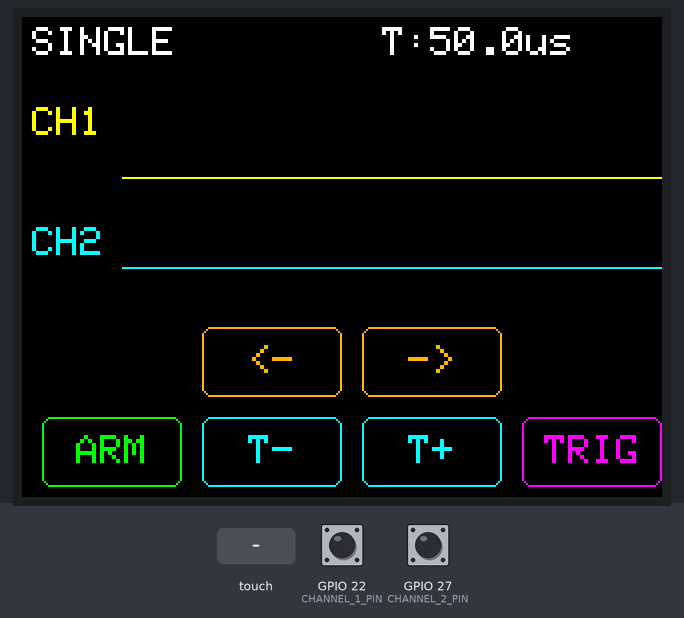
Recording of a sketch running on a simulated ESP32. On the bench: 320×240 colour display. Inputs (shaded band) come from the test bench; at power-on: GPIO 22 (CHANNEL_1_PIN) HIGH, GPIO 27 (CHANNEL_2_PIN) HIGH.

Above: at 1.4 s.
1.5 s: screen touched at 62 % across, 70 % down
3.0 s: screen touched at 13 % across, 90 % down
At 4.1 s:
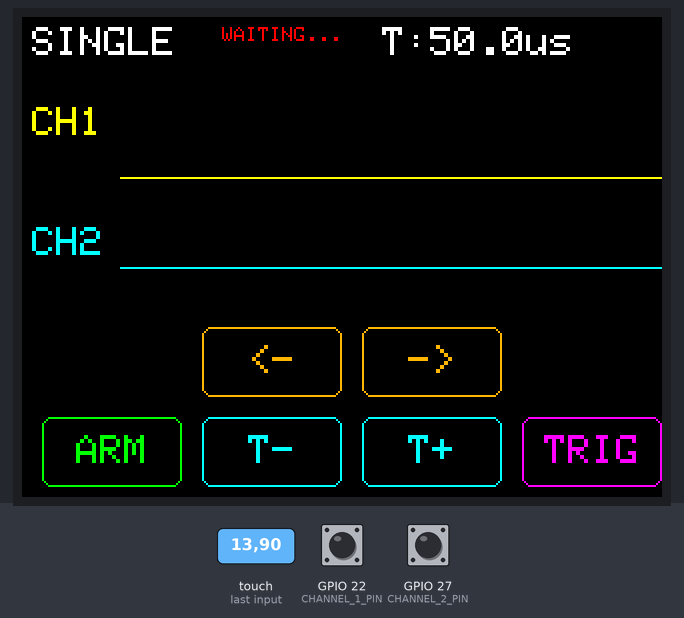
4.5 s: screen touched at 87 % across, 90 % down
At 7.2 s:
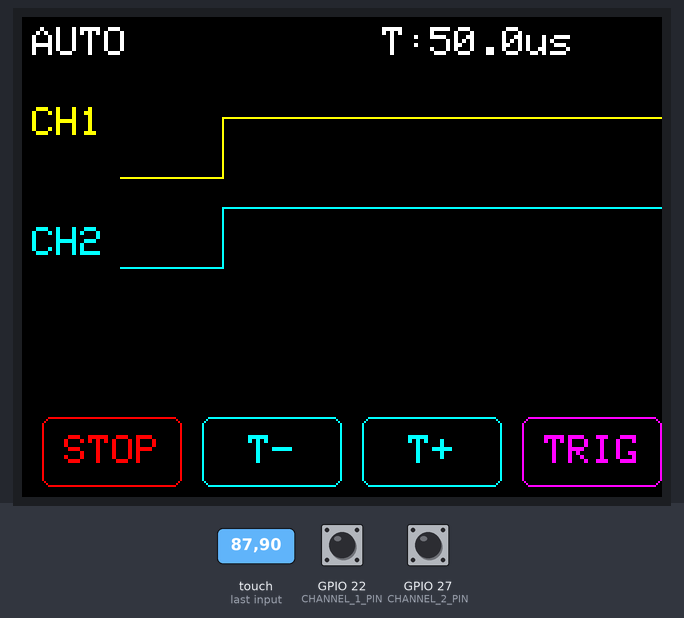
7.5 s: screen touched at 13 % across, 90 % down
At 8.7 s:
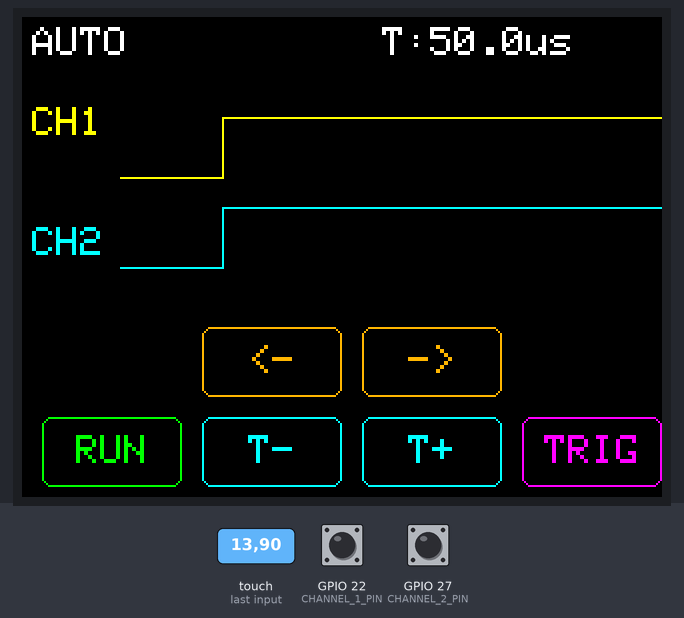
9.0 s: screen touched at 87 % across, 90 % down
At 10.2 s:
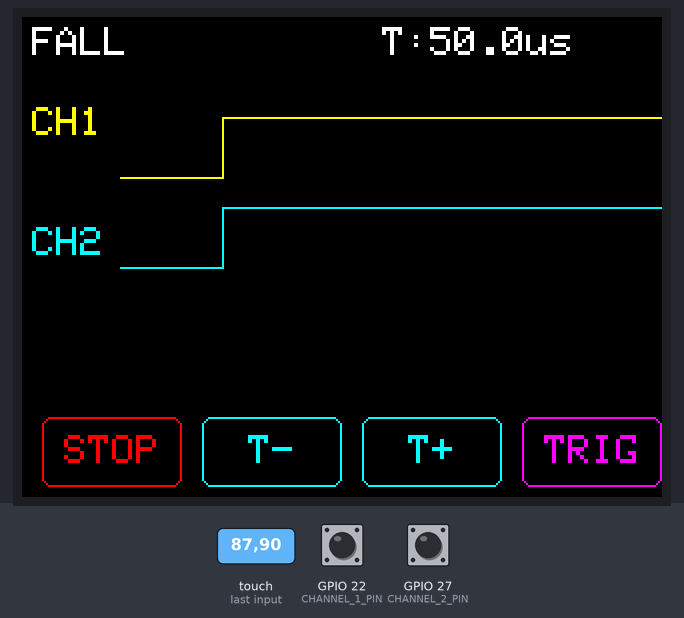
10.5 s: screen touched at 87 % across, 90 % down
At 10.9 s:
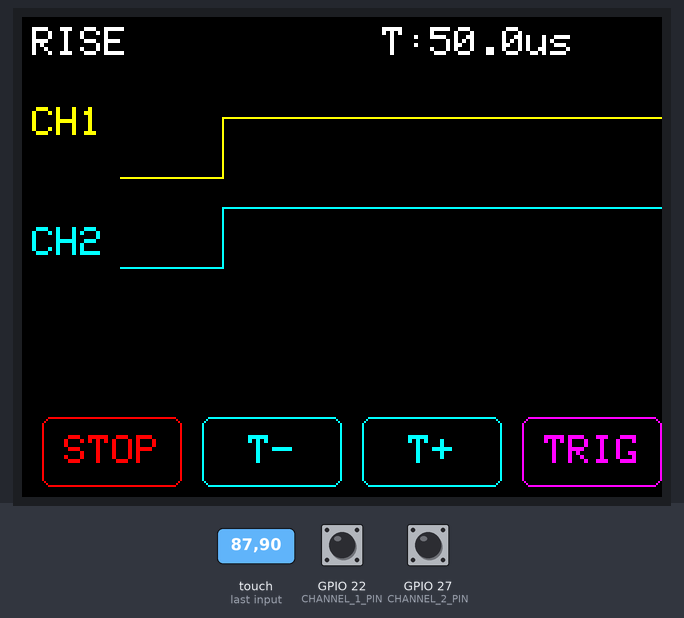
Timing chart, 0 to 13.1 s (numbered marks = the images above; inputs shaded):
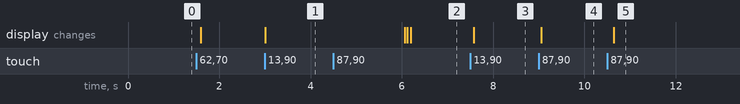

The sketch:

Logic_ESP32_v1.1.ino
```cpp
// ----------------- Библиотеки -----------------
#include <SPI.h>
#include <TFT_eSPI.h>

// ----------------- Настройки -----------------
#define CHANNEL_1_PIN 22
#define CHANNEL_2_PIN 27 // Изменено пользователем на GPIO 27 для CN1
#define CAPTURE_BUFFER_SIZE 2048
#define WAVE_START_X 50

// =======================================================================
// НОРМАЛЬНАЯ ВЕРСИЯ
// =======================================================================

// ----------------- Глобальные объекты и переменные -----------------
TFT_eSPI tft = TFT_eSPI();
uint16_t calData[5] = { 320, 3424, 356, 3385, 1 };

byte data_ch1[CAPTURE_BUFFER_SIZE];
byte data_ch2[CAPTURE_BUFFER_SIZE];

enum TrigMode { T_AUTO, T_FALL, T_RISE, T_SINGLE };
TrigMode current_trig_mode = T_SINGLE;

bool hold = true;

int time_scale_idx = 5;
const int time_delays[] = {0, 1, 5, 10, 25, 50, 100, 200, 500, 1000, 2000, 4000};

int view_offset = 0;
const float display_divisors[] = {0.125, 0.25, 0.5, 1.0, 2.0, 4.0, 8.0};
int current_display_idx = 3;

const int MAIN_BTN_Y = 200;
const int SHIFT_BTN_Y = 155;
const int BTN_W = 70;
const int BTN_H = 35;
const int BTN_X1 = 10, BTN_X2 = 90, BTN_X3 = 170, BTN_X4 = 250;
unsigned long last_touch_time = 0;

// =======================================================================
// SETUP
// =======================================================================
void setup() {
  Serial.begin(115200);
  pinMode(CHANNEL_1_PIN, INPUT_PULLUP);
  pinMode(CHANNEL_2_PIN, INPUT_PULLUP);

  tft.init();
  tft.setRotation(1);
  tft.setTouch(calData);

  updateUI();
  drawData();
}

// =======================================================================
// LOOP
// =======================================================================
void loop() {
  checkTouch();

  if (!hold) {
    if (current_trig_mode == T_AUTO) {
      readData(320);
      view_offset = 0;
      current_display_idx = 3;
      drawData();
    } else { // FALL или RISE
        if(waitForTrigger(100000)) {
            readData(320);
            view_offset = 0;
            current_display_idx = 3;
            drawData();
        }
    }
  }
  delay(10);
}

// =======================================================================
// ОСНОВНЫЕ ФУНКЦИИ
// =======================================================================

bool waitForTrigger(unsigned long timeout_us) {
  unsigned long startTime = micros();

  TrigMode effective_trig = current_trig_mode;
  if (current_trig_mode == T_SINGLE) {
      effective_trig = T_FALL;
  }

  while (micros() - startTime < timeout_us) {
    bool state1 = digitalRead(CHANNEL_1_PIN);
    bool state2 = digitalRead(CHANNEL_2_PIN);
    delayMicroseconds(1);
    bool nextState1 = digitalRead(CHANNEL_1_PIN);
    bool nextState2 = digitalRead(CHANNEL_2_PIN);

    if (effective_trig == T_RISE) {
        if ((!state1 && nextState1) || (!state2 && nextState2)) return true;
    }
    if (effective_trig == T_FALL) {
        if ((state1 && !nextState1) || (state2 && !nextState2)) return true;
    }
  }
  return false;
}


void readData(int samples) {
  int delay_us = time_delays[time_scale_idx];
  int start_idx = 0;
  if (current_trig_mode == T_AUTO) {
    start_idx = WAVE_START_X;
    samples = 320;
  }
  for (int i = start_idx; i < samples; i++) {
    if (i >= CAPTURE_BUFFER_SIZE) break;

    // Возвращаем чтение с физического пина
    data_ch1[i] = digitalRead(CHANNEL_1_PIN);
    data_ch2[i] = digitalRead(CHANNEL_2_PIN);

    if (delay_us > 0) delayMicroseconds(delay_us);
  }
}

void drawData() {
  tft.fillRect(WAVE_START_X, 29, 320 - WAVE_START_X, 125, TFT_BLACK);

  tft.setTextDatum(TL_DATUM);
  tft.setTextSize(2);
  tft.setTextColor(TFT_YELLOW);
  tft.drawString("CH1", 5, 45);
  tft.setTextColor(TFT_CYAN);
  tft.drawString("CH2", 5, 105);

  const int ch1_base_y = 80;
  const int ch2_base_y = 125;
  const int amplitude = 30;
  float divisor = display_divisors[current_display_idx];

  for (int x = WAVE_START_X; x < 320; x++) {
    int data_idx = view_offset + (int)((x - WAVE_START_X) / divisor);
    int data_idx_prev = view_offset + (int)((x - 1 - WAVE_START_X) / divisor);

    if (data_idx >= CAPTURE_BUFFER_SIZE || data_idx_prev < 0) continue;

    int y1_prev = ch1_base_y - (data_ch1[data_idx_prev] * amplitude);
    int y1_curr = ch1_base_y - (data_ch1[data_idx] * amplitude);

    int y2_prev = ch2_base_y - (data_ch2[data_idx_prev] * amplitude);
    int y2_curr = ch2_base_y - (data_ch2[data_idx] * amplitude);

    if (divisor >= 1) {
        tft.drawFastHLine(x - 1, y1_prev, 2, TFT_YELLOW);
        tft.drawFastHLine(x - 1, y2_prev, 2, TFT_CYAN);
        if (y1_prev != y1_curr) tft.drawFastVLine(x, min(y1_prev, y1_curr), abs(y1_prev - y1_curr), TFT_YELLOW);
        if (y2_prev != y2_curr) tft.drawFastVLine(x, min(y2_prev, y2_curr), abs(y2_prev - y2_curr), TFT_CYAN);
    } else {
        tft.drawFastVLine(x, min(y1_prev, y1_curr), abs(y1_prev-y1_curr)+1, TFT_YELLOW);
        tft.drawFastVLine(x, min(y2_prev, y2_curr), abs(y2_prev-y2_curr)+1, TFT_CYAN);
    }
  }
}

// =======================================================================
// ИНТЕРФЕЙС
// =======================================================================

void updateUI() {
  tft.fillRect(0, 0, 320, 29, TFT_BLACK);
  tft.fillRect(0, 155, 320, 240, TFT_BLACK);

  tft.setTextDatum(TL_DATUM);
  tft.setTextSize(2);
  tft.setTextColor(TFT_WHITE, TFT_BLACK);

  String mode_str = "AUTO";
  if (current_trig_mode == T_FALL) mode_str = "FALL";
  if (current_trig_mode == T_RISE) mode_str = "RISE";
  if (current_trig_mode == T_SINGLE) mode_str = "SINGLE";
  tft.setCursor(5, 5);
  tft.print(mode_str);

  float base_us = time_delays[time_scale_idx];
  float divisor = display_divisors[current_display_idx];
  float effective_us = hold ? base_us / divisor : base_us;

  tft.setCursor(180, 5);
  tft.printf("T:%.1fus", effective_us);

  tft.setTextDatum(MC_DATUM);
  tft.setTextSize(2);

  const char* btn1_text;
  uint16_t btn1_color;
  if (current_trig_mode == T_SINGLE) {
      btn1_color = TFT_GREEN;
      btn1_text = "ARM";
  } else {
      if (hold) {
          btn1_color = TFT_GREEN;
          btn1_text = "RUN";
      } else {
          btn1_color = TFT_RED;
          btn1_text = "STOP";
      }
  }
  tft.drawRoundRect(BTN_X1, MAIN_BTN_Y, BTN_W, BTN_H, 5, btn1_color);
  tft.setTextColor(btn1_color);
  tft.drawString(btn1_text, BTN_X1 + BTN_W / 2, MAIN_BTN_Y + BTN_H / 2);

  tft.drawRoundRect(BTN_X2, MAIN_BTN_Y, BTN_W, BTN_H, 5, TFT_CYAN);
  tft.setTextColor(TFT_CYAN);
  tft.drawString("T-", BTN_X2 + BTN_W / 2, MAIN_BTN_Y + BTN_H / 2);

  tft.drawRoundRect(BTN_X3, MAIN_BTN_Y, BTN_W, BTN_H, 5, TFT_CYAN);
  tft.drawString("T+", BTN_X3 + BTN_W / 2, MAIN_BTN_Y + BTN_H / 2);

  tft.drawRoundRect(BTN_X4, MAIN_BTN_Y, BTN_W, BTN_H, 5, TFT_MAGENTA);
  tft.setTextColor(TFT_MAGENTA);
  tft.drawString("TRIG", BTN_X4 + BTN_W / 2, MAIN_BTN_Y + BTN_H / 2);

  if (hold) {
    tft.drawRoundRect(BTN_X2, SHIFT_BTN_Y, BTN_W, BTN_H, 5, TFT_ORANGE);
    tft.setTextColor(TFT_ORANGE);
    tft.drawString("<-", BTN_X2 + BTN_W / 2, SHIFT_BTN_Y + BTN_H / 2);

    tft.drawRoundRect(BTN_X3, SHIFT_BTN_Y, BTN_W, BTN_H, 5, TFT_ORANGE);
    tft.drawString("->", BTN_X3 + BTN_W / 2, SHIFT_BTN_Y + BTN_H / 2);
  }

  tft.setTextDatum(TL_DATUM);
}

void checkTouch() {
  uint16_t x, y;
  if (tft.getTouch(&x, &y) && (millis() - last_touch_time > 200)) {
    last_touch_time = millis();
    bool ui_needs_update = true;
    bool data_needs_update = false;

    if (y > MAIN_BTN_Y && x > BTN_X4 && x < BTN_X4 + BTN_W) {
        current_trig_mode = (TrigMode)((current_trig_mode + 1) % 4);
        hold = (current_trig_mode == T_SINGLE);
    }
    else if (y > MAIN_BTN_Y && x > BTN_X1 && x < BTN_X1 + BTN_W) {
        if (current_trig_mode == T_SINGLE) {
            tft.setTextDatum(TC_DATUM);
            tft.setTextSize(1);
            tft.setTextColor(TFT_RED);
            tft.drawString("WAITING...", 130, 5);
            delay(10);

            if (waitForTrigger(3000000)) {
                readData(CAPTURE_BUFFER_SIZE);
                view_offset = 0;
                current_display_idx = 3;
                data_needs_update = true;
            }
            hold = true;
        } else {
            hold = !hold;
            if(!hold) current_display_idx = 3;
        }
    }
    else if (y > MAIN_BTN_Y && x > BTN_X2 && x < BTN_X3 + BTN_W){
       if (x > BTN_X2 && x < BTN_X2 + BTN_W) { // T-
           if(hold) { if (current_display_idx > 0) current_display_idx--; data_needs_update = true; }
           else { if (time_scale_idx > 0) time_scale_idx--; }
       }
       if (x > BTN_X3 && x < BTN_X3 + BTN_W) { // T+
           if(hold) { if (current_display_idx < 6) current_display_idx++; data_needs_update = true; }
           else { if (time_scale_idx < (sizeof(time_delays) / sizeof(int)) - 1) time_scale_idx++; }
       }
    }
    else if (hold && y > SHIFT_BTN_Y && y < SHIFT_BTN_Y + BTN_H) {
        float divisor = display_divisors[current_display_idx];
        int shift_amount = (int)(80 / divisor);
        if(shift_amount < 1) shift_amount = 1;

        if (x > BTN_X2 && x < BTN_X2 + BTN_W) { // <-
            view_offset -= shift_amount;
            if (view_offset < 0) view_offset = 0;
            data_needs_update = true;
        }
        if (x > BTN_X3 && x < BTN_X3 + BTN_W) { // ->
            view_offset += shift_amount;
            int max_offset = CAPTURE_BUFFER_SIZE - (int)(320.0f / divisor);
            if (view_offset > max_offset) view_offset = max_offset;
            data_needs_update = true;
        }
    }

    if (ui_needs_update) updateUI();
    if (data_needs_update && hold) drawData();
  }
}
```

Measured:
- after the input at 3.0 s, the display: changes at once (image 1)
- after the input at 4.5 s, the display: first differs from a run without the input after 1.6 s (image 2 shows a later state)
- after the input at 7.5 s, the display: changes after 0.08 s (image 3)
- after the input at 9.0 s, the display: changes after 0.05 s (image 4)
- after the input at 10.5 s, the display: changes after 0.14 s (image 5)
